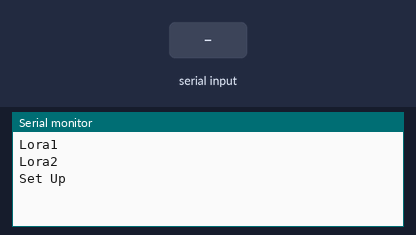
The sketch below on a simulated Arduino Mega 2560, built with avr-gcc and run on an emulated ATmega2560. Parts: the last lines printed to the serial monitor. Inputs (shaded band) come from the test bench.

Above: at 1.2 s.
1.3 s: "1\n" received over the second serial link
At 2.5 s:
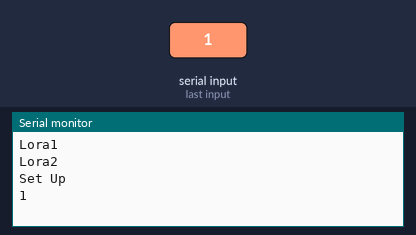
2.8 s: "0\n" received over the second serial link
At 3.6 s:
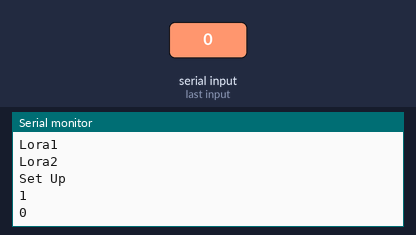
4.3 s: "2\n" received over the second serial link
At 4.7 s:
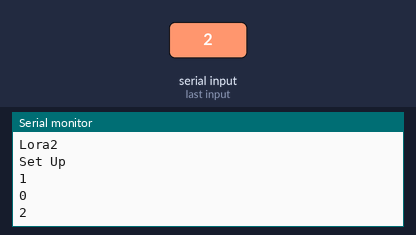

The sketch:

receivelora.ino
```cpp
#include <Wire.h>
#define ledpin 10
#define ledpin2 11

#define lora Serial2
#define lora2 Serial3
String msg1 = "";
String msg2 = "";

void setup() {
  Serial.begin(9600);
  lora.begin(9600);
  lora2.begin(9600);
  Wire.begin();
  // pinMode(ledpin,OUTPUT);
  // pinMode(ledpin2,OUTPUT);
  if (!lora) {
    Serial.println("Can't find Lora1");
    // digitalWrite(ledpin,HIGH);
    // delay(1000);
    // digitalWrite(ledpin,LOW);
    // delay(1000);
  } else {
    Serial.println("Lora1");
  }

  if (!lora2) {
    Serial.println("Can't find Lora2");
    // digitalWrite(ledpin2,HIGH);
    // delay(1000);
    // digitalWrite(ledpin2,LOW);
    // delay(1000);
  } else {
    Serial.println("Lora2");
  }
  Serial.println("Set Up");
}

void loop() {


  while (lora.available()) {
    char charac = lora.read();
    if (charac == '\n') {
      Serial.println(msg1);
      msg1 = "";

    } else {
      msg1 += charac;
    }
  }

  while (lora2.available()) {
    char charac = lora2.read();
    if (charac == '\n') {
      Serial.println(msg2);
      msg2 = "";

    } else {
      msg2 += charac;
    }
  }
}
```

Measured:
- after the input at 1.3 s, the serial monitor: prints a new line at once (image 1)
- after the input at 2.8 s, the serial monitor: prints a new line at once (image 2)
- after the input at 4.3 s, the serial monitor: prints a new line at once (image 3)
